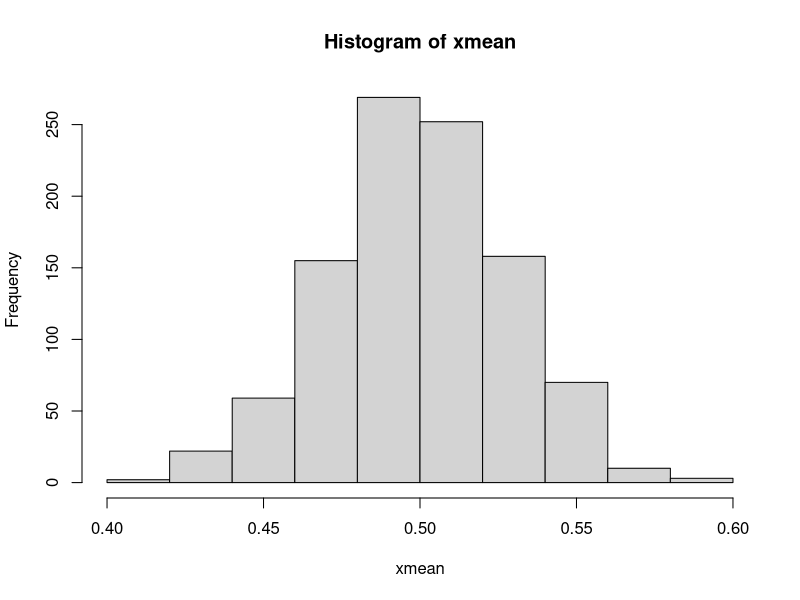
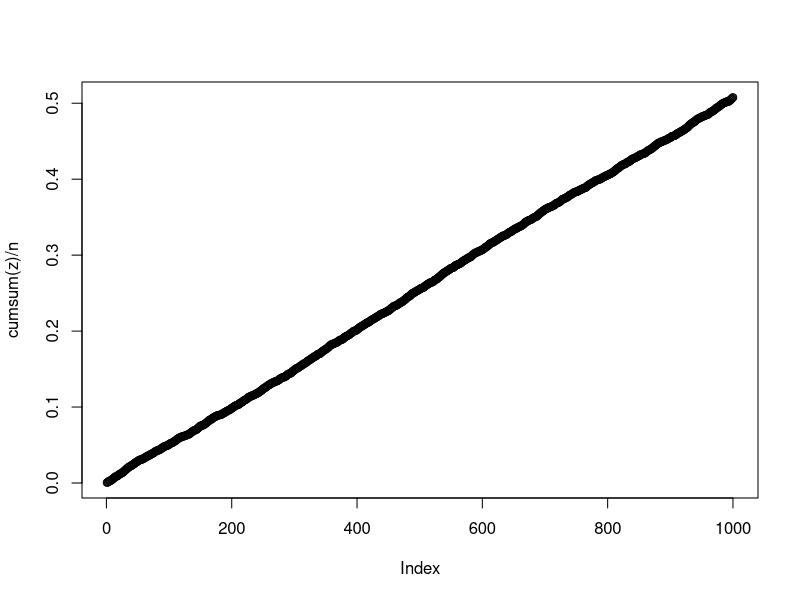
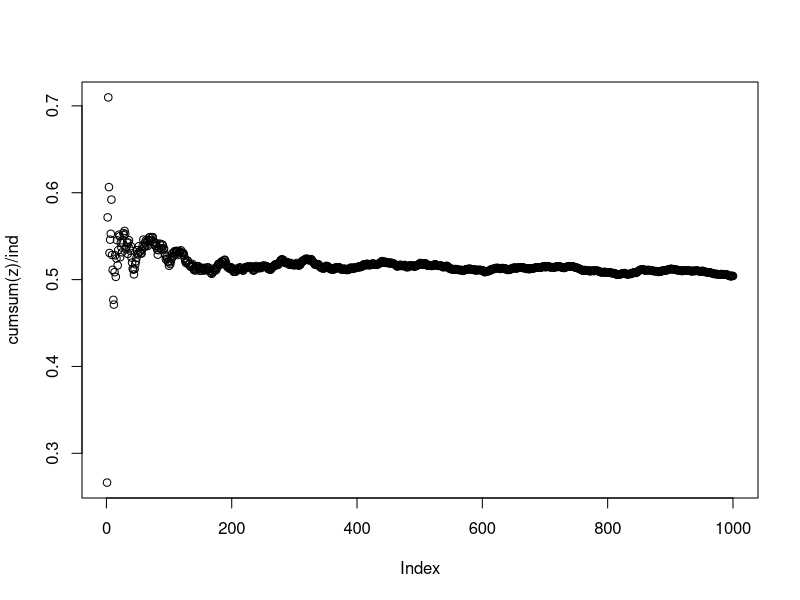
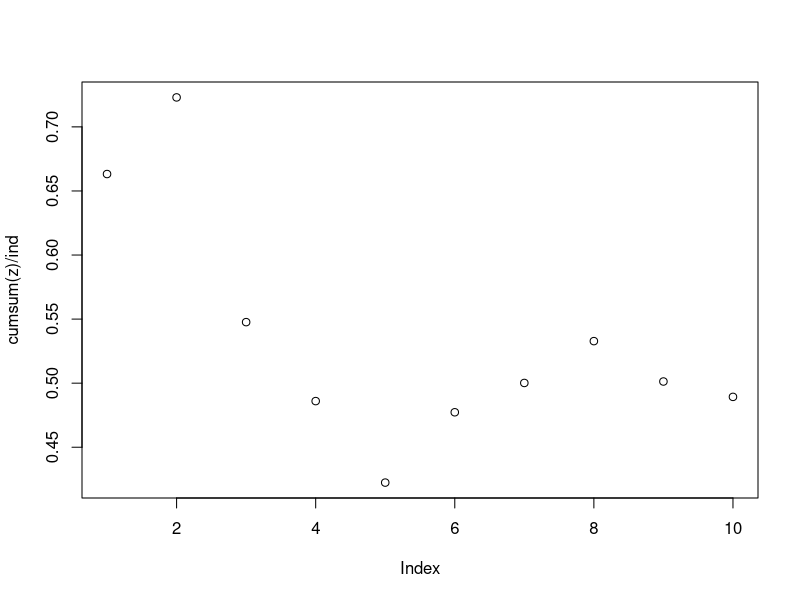

Reproduce these figures in R, in order.
# my code
n <- 0:10
Rmat <- rbind(0.5^n, 0.5^(n-1), 0.5^(n-2) )
Rmat

# Teacher's code
n <- 10
M1 <- matrix(rep(0:(n-1), each=n), n, n) # replicate from zero to 9
M2 <- matrix(rep(0:(n-1),n), n, n)
0.5^abs(M1 - M2)


#the apply function 
x <- matrix(1:6, nrow=2, ncol=3)
apply(x, 1, mean) # apply on the row part and computing the mean for each row
apply(x, 2, mean) # apply on each column, ie calculating the mean on each column

# question for "apply" function
sample <- runif(n=100, 0, 1)
mean(sample)

# teacher's code
n <- 100
s <- 1000
mean(runif(n))
x <- matrix(runif(n*s), nrow=n, ncol=s)
xmean <- apply(x, 2, mean)
hist(xmean)


# Build function

x <- c(2, -3, 0, 8)
y <- c(1, 5, 2, 0)
sum_x <- sum(x)
csum_x <- cumsum(x)
xmax <- max(x)
pmax(x, y) # compare between x and y and take the max, pairwise max

# practice question
n <- 1000
z <- runif(n)
plot(cumsum(z)/n)

#teacher's code
n <- 1000
z <- runif(n)
ind <- 1:n
cbind(cumsum(z), 1:n)
plot(cumsum(z)/ind)


n <- 10
z <- runif(n)
ind <- 1:n
cbind(cumsum(z), 1:n)
plot(cumsum(z)/ind)


# write your own function
final <- function(x){
  homework <- x[1]
  exam <- x[2]
  project <- x[3]
  final <- homework*0.2 + exam*0.5 + project*0.3
  return(final)
}

final(c(50,30,10))
scores <- matrix(runif(100*3, 50, 100), 100, 3)
scores
apply(scores, 1, final)

# 26 Aout 2026

final <- function(x){
  #############################
  # information about the output
  # input:
  # output:
  homework <- x[1]
  exam <- x[2]
  project <- x[3]
  final <- homework*0.2 + exam*0.5 + project*0.3
  return(final)
}
# my code
mean_absolute_deviation <- function(x, n){
  # input: x is a vector
  # n is the size of the vector
  # output:
  mean_x <- mean(x)
  results <- 1/n*sum(abs(x - mean_x))
  return(results)
}


# teacher's code
x <- runif(5)
#
mean(abs(x -mean(x)))
# work
mad <- function(x){
  mean(abs(x -mean(x)))
}

# work
mad1 <- function(x){
 mad <- mean(abs(x -mean(x)))
 return(mad)
}

# doesn't return anything
mad2 <- function(x){
  mad <- mean(abs(x -mean(x)))
}
mad(x)


## the for and the while loop
# compute the first 10 elements in the fibonacci sequence
Fib <- c(1,1) # inital value of the fibonacci
for(i in 3:10){
  Fib[i] <- Fib[i-1] + Fib[i-2]
}
Fib


# Generate the Fibonacci sequence up to the largest term greater than 50
Fib <- c(1,1)
i <- 2
while(Fib[i]<50){
  Fib[i+1] <- Fib[i] + Fib[i-1]
  i <- i + 1
}
Fib
 
# Find the prime numbers
# some preparation
a <- 1
b <- 1.1
d <- "Qiong"
g <- TRUE # AUTOMATICALLY CONVERT TO 1 SO U CAN MULTIPLY BY A NUMBER
a <- 1:4
g <- c(TRUE, FALSE, FALSE, TRUE)
mean(g)
a[g] # ?? RETURN THE TRUE POSITION
which(g)
if(2>1){
  
  print("correct")
  
} 

# find the prime numbers for up to 100
N <- 100
prime <- c(FALSE, rep(TRUE, N-1))
prime
for(n in 2:sqrt(N)){
  if(prime[n]){
    for(s in 2:(N/n)){
      prime[s*n] <- FALSE
    }
  }
  
}
prime
which(prime)
# write a function called FindPrime
# input: N positive integer
# output: all the prime Numbers less than or equal to N

FindPrime <- function(N){
  prime <- c(FALSE, rep(TRUE, N-1))
  for(n in 2:sqrt(N)){
    if(prime[n]){
      for(s in 2:(N/n)){
        prime[s*n] <- FALSE
      }
    }
    
  }
  return(prime)
}
res <- FindPrime(20)
which(res)

################################################################

#28th of August 2026
